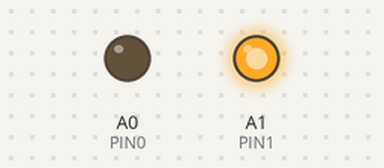
This sketch was run on a simulated Arduino Uno, built with avr-gcc and run on an emulated ATmega328P. On the bench: output pins drawn as LEDs (lit = HIGH).

Above: at 0.1 s.
Timing chart, 0 to 1.6 s (numbered marks = the images above):
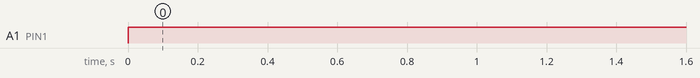

The sketch:

5011AS-NumberDisplay.ino
```cpp
//This script will only work to display the numers from 1 to 4 and where
//The UpperRightVerticalLine will be connected to Voltage source all the time

#define PIN0 A0
#define PIN1 A1
#define PIN2 A2
#define PIN3 A3
#define PIN4 A4

uint8_t AnalogPins[] = {PIN0,PIN1,PIN2,PIN3,PIN4 };

//PIN0 should be connected to the UpperHorizontalLine and the LowerHorizontalLine
//PIN1 should be connected to the MiddleHorizontalLine
//PIN2 should be connected to the LowerLeftVerticalLine
//PIN3 should be connected to the LowerRightVerticalLine

void setup()
{
    PinsCofig(AnalogPins, OUTPUT);
}

int i = 0;
void loop()
{
    if (i==0)
    {
        DisplayFloor(4);
        i++;
    }else{

    }

}

#pragma region Complementary methods

void PinsCofig(uint8_t pins[],uint8_t mode){

    for (int i = 0; i < sizeof(pins)/sizeof(pins[0]) ; i++)
    {
        pinMode(pins[i], mode);
    }

}

void DisplayFloor(int floorNumber){

    switch (floorNumber)
    {
    case 1:

        digitalWrite(PIN0,LOW);
        digitalWrite(PIN1,LOW);
        digitalWrite(PIN2,LOW);
        digitalWrite(PIN3,HIGH);
        digitalWrite(PIN4,LOW);

        break;
    case 2:

        digitalWrite(PIN0,HIGH);
        digitalWrite(PIN1,HIGH);
        digitalWrite(PIN2,HIGH);
        digitalWrite(PIN3,LOW);
        digitalWrite(PIN4,LOW);

        break;
    case 3:

        digitalWrite(PIN0,HIGH);
        digitalWrite(PIN1,HIGH);
        digitalWrite(PIN2,LOW);
        digitalWrite(PIN3,HIGH);
        digitalWrite(PIN4,LOW);

        break;

    case 4:

        digitalWrite(PIN0,LOW);
        digitalWrite(PIN1,HIGH);
        digitalWrite(PIN2,LOW);
        digitalWrite(PIN3,HIGH);
        digitalWrite(PIN4,HIGH);

        break;
    }
}

#pragma endregion
```

Measured:
- by itself, A1 (PIN1): LOW → HIGH at 0.00 s
